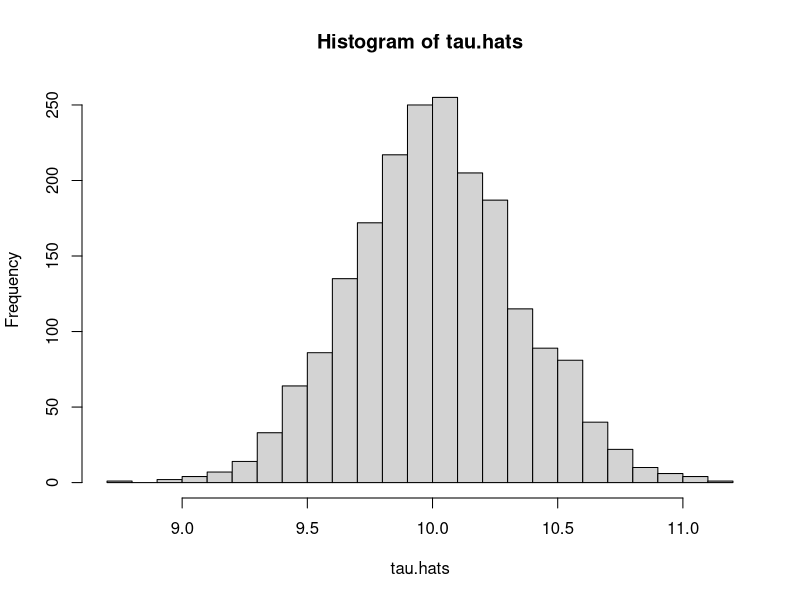
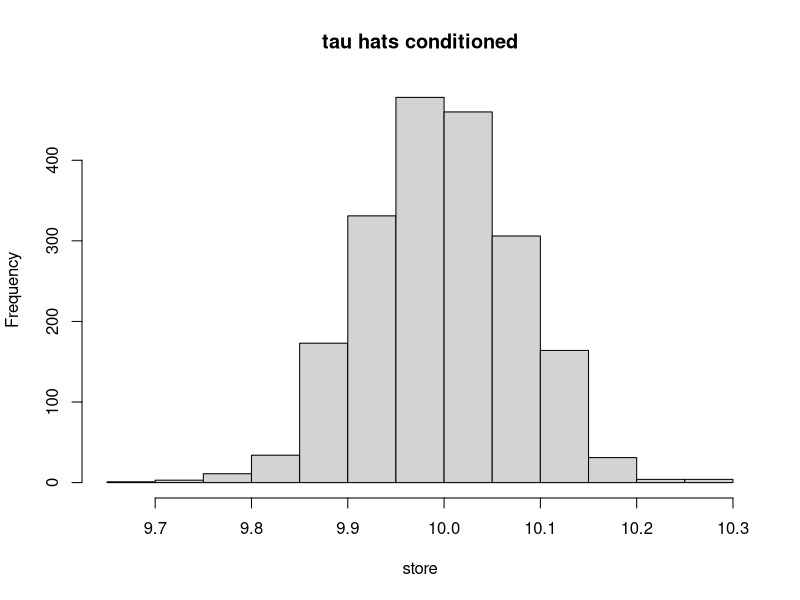
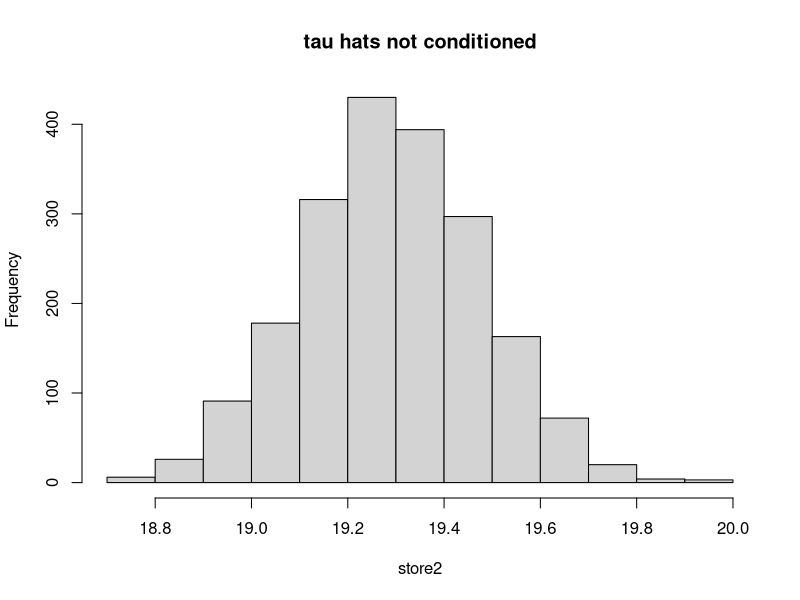
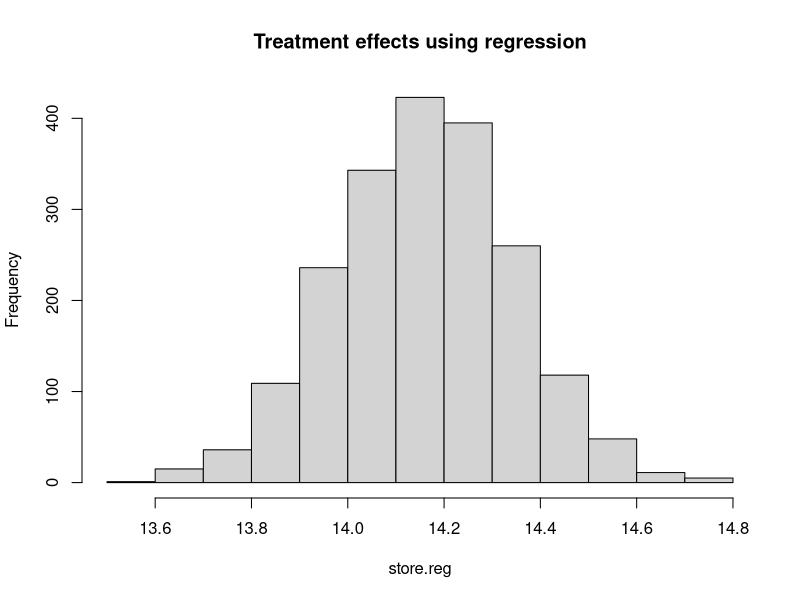

These figures' R source, in order:
## ---- chunk 1
# create a function to estimate the treatment effects
fun_ATE  <- function(tau, N){
# @arg tau: true treatment effect
# @arg N:   sample size
# Return tau_hat: estimate of the treatment effect      
    gender  <- rbinom(N, size = 1, p = 0.5)
    race  <- rbinom(N, size = 1, p = 0.5)
    W  <- rbinom(N, size = 1, p = 0.5)    
    Y  <- 50 + tau * W  + gender * 5 + race * 10 + rnorm(n = N, mean = 5, sd = 5)

    tau_hat  <-  mean(Y[which(W == 1)]) - mean(Y[which(W == 0)]) 
    return(tau_hat)
}

# print treatment effect
print(paste("the ATE estimate is: ", fun_ATE(tau = 10, N = 2000)))


# run 2000 replications to get a distribution of tau_hats
reps  <-  2000
tau.hats  <- rep(0, reps)

for(i in 1:reps){
    tau.hats[i]  <- fun_ATE(tau = 10, N = 2000)
}

# histogram of tau hats
hist(tau.hats, breaks = 30)

# obtaining the standard error
print(paste("the mean of tau hats : ", mean(tau.hats)))
print(paste("the standard error of tau hats : ", sd(tau.hats)))

## ---- chunk 2
 fun_ATE2  <- function(N, tau){

# @arg tau: true treatment effect
# @arg N:   sample size
# Return tau_hat: estimate of the treatment effect using conditional randomness assumption   
# Return tau_hat2: estimate of the treatment effect wrongly using unconditional independence assumption
# Return reg_tau: estimate from conditioning using regression but from a misspecified model

    # create pseudo data
    gender  <- rbinom(N, size = 1, p = 0.5)
    race  <- rbinom(N, size = 1, p = 0.5)
    W  <- rbinom(N, size = 1, p = 0.2 + 0.4 * (gender > 0) + 0.2 * (race > 0))    
    Y  <- 40 + 10 * W  + gender * 2 + race * 5 + 25 * race * gender + rnorm(n = N, mean = 5, sd = 5)


    # female-Blacks
    tau_hat1  <-  mean(Y[which(W == 1 & gender == 1 & race == 1)]) - mean(Y[which(W == 0 & gender == 1 & race == 1)]) 
    w1  <- sum(gender == 1 & race == 1) / N

    # female-Whites
    tau_hat2  <-  mean(Y[which(W == 1 & gender == 1 & race == 0)]) - mean(Y[which(W == 0 & gender == 1 & race == 0)]) 
    w2  <- sum(gender == 1 & race == 0) / N

    # male-Blacks
    tau_hat3  <-  mean(Y[which(W == 1 & gender == 0 & race == 1)]) - mean(Y[which(W == 0 & gender == 0 & race == 1)]) 
    w3  <- sum(gender == 0 & race == 1) / N

    # male-Whites
    tau_hat4  <-  mean(Y[which(W == 1 & gender == 0 & race == 0)]) - mean(Y[which(W == 0 & gender == 0 & race == 0)]) 
    w4  <- sum(gender == 0 & race == 0) / N

    tau_hat  <- tau_hat1 * w1 + tau_hat2 * w2 + tau_hat3 * w3 + tau_hat4 * w4
    tau_hat2  <- mean(Y[W == 1]) - mean(Y[W == 0])

    # a mis-specified regression model
    reg  <- lm(Y ~ W + gender)
    reg_tau  <- coefficients(reg)[[2]]

    return(list(table(gender[W == 1]), table(race[W == 1]), tau_hat, tau_hat2, reg_tau))
}

ATE2_results  <- fun_ATE2(N = 20000, tau = 10)
print(paste(c("treated males: ", "treated females: ") , ATE2_results[[1]]))
print(paste(c("treated Whites: ", "treated Blacks: ") , ATE2_results[[2]])) 

print(paste("ATE conditioned on Xs is :", ATE2_results[[3]]))
print(paste("ATE not conditioned on Xs is :", ATE2_results[[4]]))


# get tau_hats from replications 

store  <- rep(0, reps) 
store2  <- store 
store.reg  <- store

for(i in 1:reps){
    ATE.results  <- fun_ATE2(N = 20000, tau = 10)
    store[i] <- ATE.results[[3]]
    store2[i]  <- ATE.results[[4]]
    store.reg[i]  <- ATE.results[[5]]
}

# histogram of tau_hat conditioned 
hist(store, main = "tau hats conditioned")
print(paste("The standard error from the conditioned approach is:", sd(store)))
hist(store2, main = "tau hats not conditioned")

## ---- chunk 3
print(paste("ATE estimated from misspecified regression model:", ATE2_results[[5]]))
print(paste("The standard error is:", sd(store.reg)))
hist(store.reg, main = "Treatment effects using regression")
